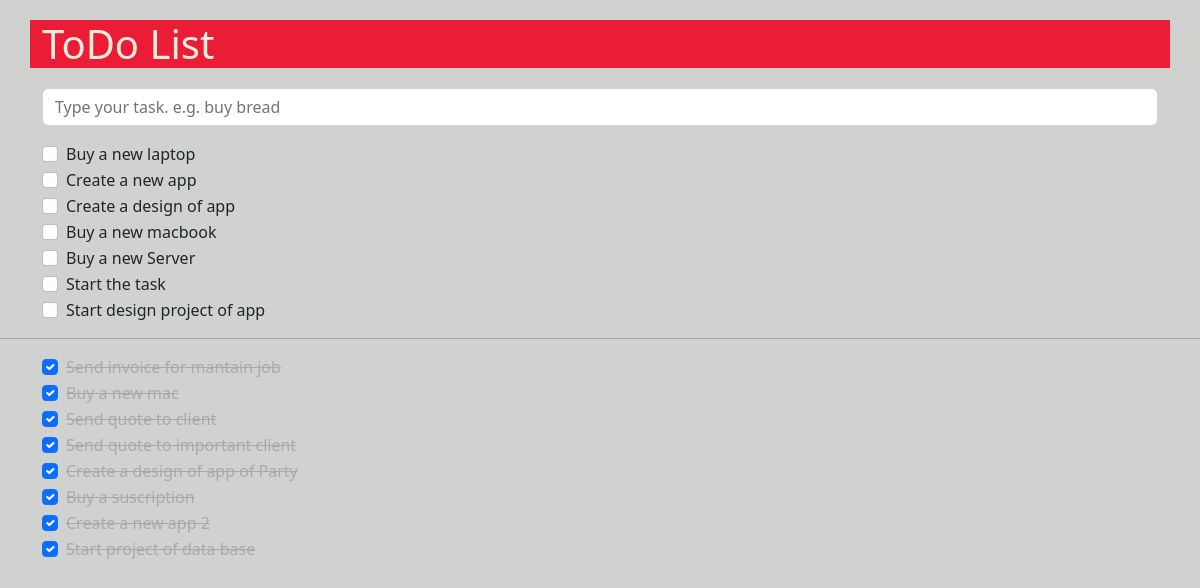
The page /home on the database its author committed.
### main.py (models this page shows, shortened)
class Todo(db.Model):
    id = db.Column(db.Integer, primary_key=True)
    task_name = db.Column(db.String(250), unique=True, nullable=False)
    task_status = db.Column(db.Boolean, nullable=False)

### main.py (the view, shortened to what this page needs)
@app.route('/', methods=['GET','POST'])
@app.route('/home', methods=['GET','POST'])
def home():
    tasks = db.session.query(Todo).all()
    return render_template('index.html', tasks=tasks)

### templates/index.html (shortened to what this page needs)
<!DOCTYPE html>
<html lang="en">
<head>
    <link href="https://cdn.jsdelivr.net/npm/bootstrap@5.2.0-beta1/dist/css/bootstrap.min.css" rel="stylesheet">
    <link rel="stylesheet" href={{ url_for('static', filename='css/style.css') }}>
</head>
<body>
    <div class="container header" >
        <h1>ToDo List</h1>
    </div>
    <div class="container">
        <form action={{ url_for('home') }} method="post">
            <div class="mb-3">
                <input type="text" class="form-control" id="task" name="task" placeholder="Type your task. e.g. buy bread">
            </div>
        </form>
    </div>
    {%  for task in tasks %}
    {% if task.task_status == True %}
    <div class="container">
        <form  method="post">
            <div class="form-check">
                <input class="form-check-input" type="checkbox" value={{ task.id }} id="flexCheckDefault" name="flexCheckDefault" onchange="this.form.submit()">
                <label class="form-check-label" for="flexCheckDefault">
                    {{ task.task_name }}
                </label>
            </div>
        </form>
    </div>
    {% endif %}
    {% endfor %}
    <hr>
    {%  for task in tasks %}
    {% if task.task_status == False %}
    <div class="container">
        <form action={{ url_for('home') }} method="post">
            <div class="form-check">
                <input class="form-check-input" type="checkbox" value={{ task.id }} id="flexCheckChecked" name="flexCheckChecked" checked onchange="this.form.submit()">
                <label class="form-check-label checked" for="flexCheckChecked">
                    {{ task.task_name }}
                </label>
            </div>
        </form>
    </div>
    {% endif %}
    {% endfor %}
</body>
</html>

### static/css/style.css (style rules this page uses)
body { background-color: #CFD2CF; }
.header { background-color: #EB1D36; margin-top: 20px; margin-bottom: 20px; }
h1 { color: #F5EDDC; }
.checked { text-decoration:line-through; color:darkgrey; }

### rows shown on the page
Todo: task_name "Buy a new laptop"
Todo: task_name "Create a new app"
Todo: task_name "Create a design of app"
Todo: task_name "Buy a new macbook"
Todo: task_name "Buy a new Server"
Todo: task_name "Start the task"
Todo: task_name "Start design project of app"
Todo: task_name "Send invoice for mantain job"
Todo: task_name "Buy a new mac"
Todo: task_name "Send quote to client"
Todo: task_name "Send quote to important client"
Todo: task_name "Create a design of app of Party"
Todo: task_name "Buy a suscription"
Todo: task_name "Create a new app 2"
Todo: task_name "Start project of data base"
